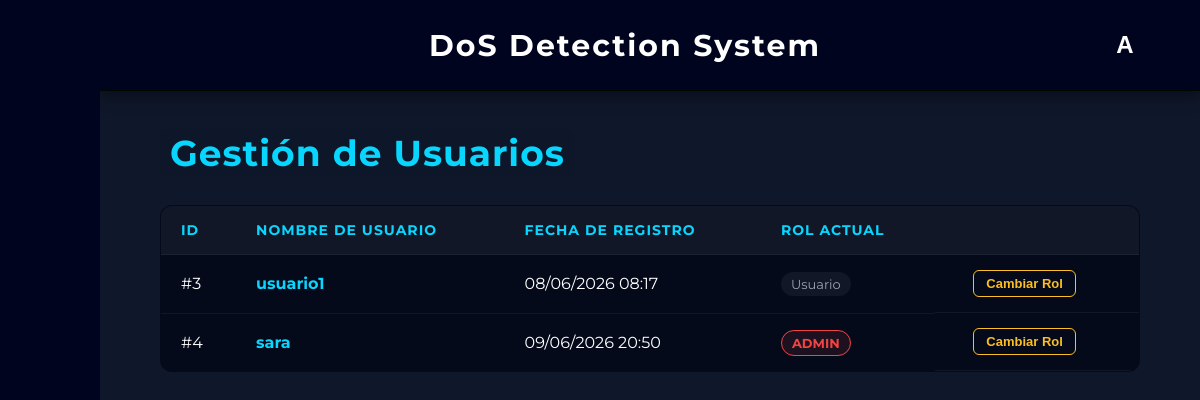
The page /admin/usuarios (signed in) on the database as committed earlier.
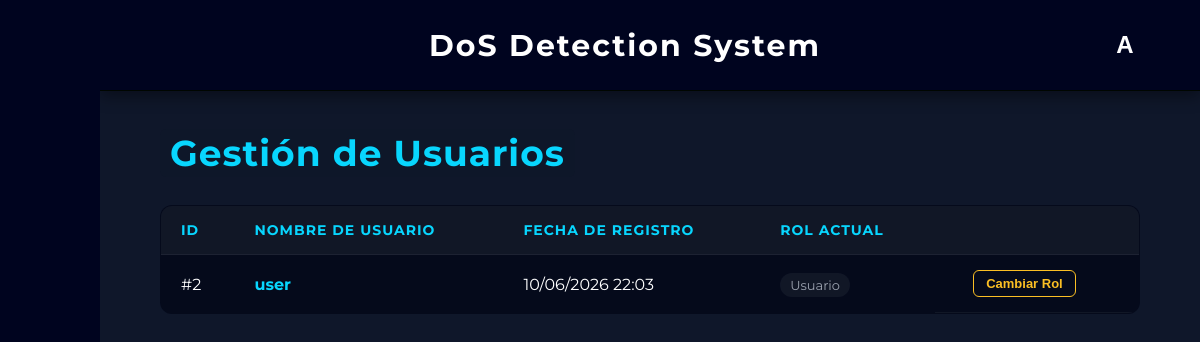
The same page on the database as committed later.
### app/models.py (models this page shows, shortened)
class User(db.Model):
    __tablename__ = 'usuarios'
    id = db.Column(db.Integer, primary_key=True)
    username = db.Column(db.String(50), unique=True, nullable=False)
    password_hash = db.Column(db.String(256), nullable=False)
    fecha_registro = db.Column(db.DateTime, default=lambda: datetime.now(pytz.timezone('Europe/Madrid')))
    is_admin = db.Column(db.Boolean, default=False)

### app/routes/pages/admin.py (the view)
@admin_bp.route("/admin/usuarios")
@admin_required
def gestion_usuarios():
    current_admin_id = session.get('user_id')
    usuarios = User.query.filter(User.id != current_admin_id).all()
    return render_template("admin_usuarios.html", usuarios=usuarios)

### app/routes/pages/admin.py (called while the page is built)
def admin_required(f):
    @wraps(f)
    def decorated_function(*args, **kwargs):
        if not session.get('is_admin'):
            flash("Acceso denegado. Se requieren permisos de administrador.", "error")
            return redirect(url_for('dashboard.dashboard'))
        return f(*args, **kwargs)
    return decorated_function

### app/templates/admin_usuarios.html (shortened to what this page needs)
{% extends "base.html" %}
{% block content %}
<div style="padding: 40px 60px;">
    <h2><span style="color: #08d6fe; background-color: #0f172ad3; padding: 2px 10px; border-radius: 6px; margin-bottom: 30px; font-size: 36px; letter-spacing: 1px;">Gestión de Usuarios</span></h2>
    <table class="glass-table" style="margin-top: 30px;">
        <thead>
            <tr>
                <th>ID</th>
                <th>Nombre de Usuario</th>
                <th>Fecha de Registro</th>
                <th>Rol Actual</th>
                <th style="text-align: center;"> </th>
            </tr>
        </thead>
        <tbody>
            {% for u in usuarios %}
            <tr>
                <td>#{{ u.id }}</td>
                <td>
                    <a href="{{ url_for('admin.ver_detalles', user_id=u.id) }}" style="color: #08d6fe; text-decoration: none; font-weight: bold; transition: color 0.2s;" onmouseover="this.style.color='#ffffff'" onmouseout="this.style.color='#08d6fe'">
                         {{ u.username }}
                    </a>
                </td>
                <td>{{ u.fecha_registro.strftime('%d/%m/%Y %H:%M') if u.fecha_registro else '---' }}</td>
                <td>
                    {% if u.is_admin %}
                        <span style="color: #ef4444; font-weight: bold; background: rgba(239, 68, 68, 0.1); padding: 4px 10px; border-radius: 20px; border: 1px solid #ef4444; font-size: 13px;">ADMIN</span>
                    {% else %}
                        <span style="color: #9ca3af; background: rgba(255, 255, 255, 0.05); padding: 4px 10px; border-radius: 20px; font-size: 13px;">Usuario</span>
                    {% endif %}
                </td>
                <td style="text-align: center; display: flex; justify-content: center; gap: 15px; align-items: center;">
                    <form action="{{ url_for('admin.toggle_admin', user_id=u.id) }}" method="POST" style="margin: 0;">
                        <button type="submit" style="background: transparent; color: #fbbf24; border: 1px solid #fbbf24; padding: 5px 12px; border-radius: 6px; font-size: 13px; font-weight: bold; cursor: pointer; transition: all 0.2s;" onmouseover="this.style.background='rgba(251, 191, 36, 0.1)'" onmouseout="this.style.background='transparent'">
                             Cambiar Rol
                        </button>
                    </form>
                </td>
            </tr>
            {% else %}
            <tr>
                <td colspan="5" style="text-align: center; padding: 30px; opacity: 0.7;">No hay otros usuarios registrados en el sistema.</td>
            </tr>
            {% endfor %}
        </tbody>
    </table>
</div>
{% endblock %}

### app/templates/base.html (shortened to what this page needs)
<!DOCTYPE html>
<html lang="en">
<head>
    <link rel='stylesheet' href='https://cdn-uicons.flaticon.com/2.2.0/uicons-regular-rounded/css/uicons-regular-rounded.css'>
    <link rel='stylesheet' href='https://cdn-uicons.flaticon.com/2.2.0/uicons-thin-rounded/css/uicons-thin-rounded.css'>
    <link rel="stylesheet" href="{{ url_for('static', filename='css/style.css') }}">
</head>
<body class="body-home">
    {% if request.endpoint not in ['main.index', 'auth.login', 'auth.register'] %}
        <div class="app-layout">
            <aside class="sidebar" id="appSidebar">
                <div class="sidebar-top">
                    <button class="side-btn hamburger" onclick="toggleSidebar()">
                    </button>
                </div>
                <div class="sidebar-middle">
                    <button class="side-btn" onclick="location.href='/dashboard'" title="Inicio">
                    </button>
                    <button class="side-btn" onclick="location.href='/dispositivos'" title="Dispositivos">
                    </button>
                    <button class="side-btn" onclick="location.href='/modelos'" title="Modelos">
                    </button>
                </div>
            </aside>
            <main class="main-content">
                <header class="app-header">
                    <div class="app-title">
                        <a href="{{ url_for('dashboard.dashboard') }}" style="text-decoration: none;">
                            <h2>DoS Detection System</h2>
                        </a>
                    </div>
                    <div class="user-menu-container">
                        <button class="user-btn" onclick="toggleDropdown()">
                            {% if session.get('guest') %}
                                I
                            {% elif session.get('username') %}
                                {{ session.get('username')[0] | upper }}
                            {% else %}
                                U
                            {% endif %}
                        </button>
                    </div>
                </header>
                <div style="height: calc(100vh - 90px); overflow-y: auto;">
    {% else %}
        <div class="{% block container_class %}container{% endblock %}">
    {% endif %}
        {% block content %}{% endblock %}
    {% if request.endpoint not in ['main.index', 'auth.login', 'auth.register'] %}
                </div>
            </main>
        </div>
    {% else %}
        </div>
    {% endif %}
</body>
</html>

### app/static/css/style.css (style rules this page uses)
* { margin: 0; padding: 0; box-sizing: border-box; }
body { font-family: 'Montserrat'; background-color: #0f172a; color: #e5e7eb; }
button { background-color: #013d76; color: white; border: none; padding: 10px 15px; border-radius: 8px; cursor: pointer; margin-right: 10px; font-weight: bold; }
.body-home { background-image: url('../img/fondo.png'); background-size: cover; background-position: center; background-repeat: no-repeat; background-attachment: fixed; margin: 0; height: 100vh; }
.app-layout { display: flex; height: 100vh; width: 100%; }
.main-content { flex-grow: 1; display: flex; flex-direction: column; padding: 0; }
.sidebar { width: 100px; flex-shrink: 0; background-color: #00041f; border-radius: 0; display: flex; flex-direction: column; align-items: flex-start; justify-content: space-between; padding: 40px 0 40px 22.5px; z-index: 10; transition: width 0.3s ease; }
.sidebar-middle { display: flex; flex-direction: column; gap: 25px; }
.side-btn { width: 55px; height: 55px; border: none; background-color: transparent; color: white; font-size: 22px; font-weight: bold; cursor: pointer; display: flex; align-items: center; justify-content: flex-start; padding-left: 15px; transition: width 0.3s ease, transform 0.2s, color 0.2s; box-shadow: none; overflow: hidden; white-space: nowrap; }
.side-btn.hamburger { font-size: 20px; font-weight: normal; }
.app-header { background-color: #00041f !important; border-bottom: 1px solid #000600 !important; display: flex; justify-content: space-between; align-items: center; padding: 20px 50px; box-shadow: 0 5px 15px rgba(0,0,0,0.4); z-index: 5; }
.app-title { flex-grow: 1; text-align: center; background: transparent !important; border: none !important; box-shadow: none !important; }
.app-title h2 { color: white; margin: 0; font-size: 30px; font-weight: 700; letter-spacing: 2px; text-shadow: none; }
.user-menu-container { position: relative; display: inline-block; }
.user-btn { width: 50px; height: 50px; background-color: transparent; border: none; color: white; font-size: 24px; font-weight: bold; margin-right: 0; cursor: pointer; display: flex; align-items: center; justify-content: center; transition: color 0.2s ease, transform 0.2s ease; }
header { background-color: #020617; padding: 15px; text-align: center; border-bottom: 1px solid #1f2937; }
.glass-table { width: 100%; border-collapse: collapse; background-color: rgba(2, 6, 23, 0.726); border: 1px solid rgba(255, 255, 255, 0.1); border-radius: 12px; overflow: hidden; color: white; }
.glass-table th, .glass-table td { padding: 15px 20px; text-align: left; border-bottom: 1px solid rgba(255, 255, 255, 0.05); }
.glass-table th { background-color: rgba(255, 255, 255, 0.05); font-weight: bold; color: #08d6fe; text-transform: uppercase; font-size: 14px; letter-spacing: 1px; }

Rows that differ between the two databases and show on the page:
removed User: id "3", username "usuario1", fecha_registro "08/06/2026 08:17", is_admin "Usuario"
removed User: id "4", username "sara", fecha_registro "09/06/2026 20:50", is_admin "ADMIN"
added User: id "2", username "user", fecha_registro "10/06/2026 22:03", is_admin "Usuario"
